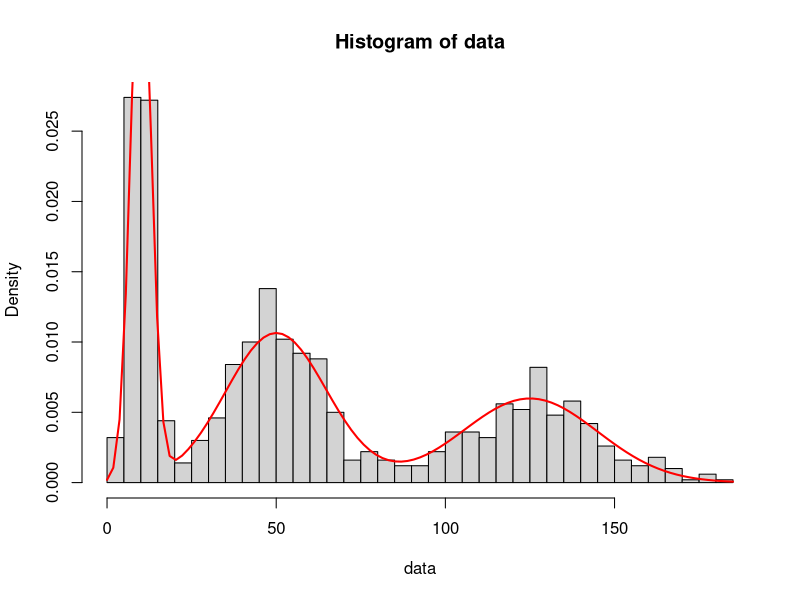

Write the R code that produced this figure.
gmm_generation <- function(n, weights, means, sds, plot = TRUE) {
  set.seed(6986897)
  
  stopifnot(n > 0)
  stopifnot(sum(weights) == 1)
  stopifnot(length(weights) == length(means))
  stopifnot(length(weights) == length(sds))
  
  n_components <- length(weights)
  
  # draw component for each sample
  components <- sample(1:n_components, n, replace = TRUE, prob = weights)
  
  # generate mixture data
  data <- rnorm(n, mean = means[components], sd = sds[components])
  
  if (plot) {
    hist(data, breaks=40, freq=FALSE, col="lightgray")
    
    mixture_density <- function(x) {
      rowSums(mapply(function(w, m, s) w * dnorm(x, m, s),
                     weights, means, sds, SIMPLIFY = TRUE))
    }
    curve(mixture_density, add = TRUE, col = "red", lwd = 2)
  }
}

weights <- c(0.3, 0.4, 0.3)
means <- c(10, 50, 125)
sds <- c(3, 15, 20)
gmm_generation(1000, weights, means, sds)